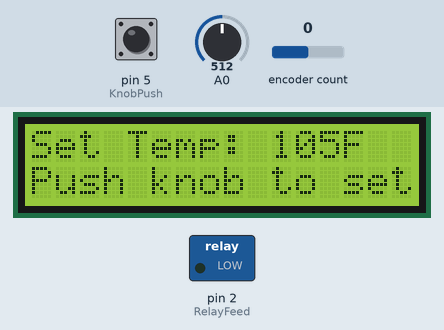
Simulated run of this sketch. Board: Arduino Uno, built with avr-gcc and run on an emulated ATmega328P. Shown: 16×2 character LCD, switched loads named in the sketch (green lamp = pin HIGH). Inputs (shaded band) come from the test bench; at power-on: encoder count 0, A0 = 512, pin 5 (KnobPush) LOW.

Above: at 1.2 s.
1.3 s: encoder count set to 1
At 2.1 s:
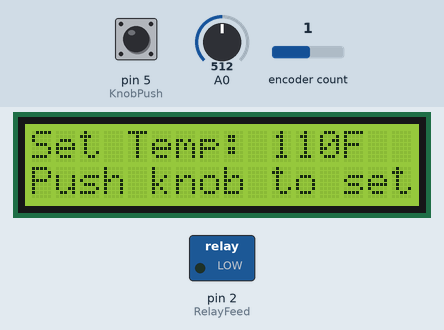
4.3 s: A0 set to 716
At 7.1 s:
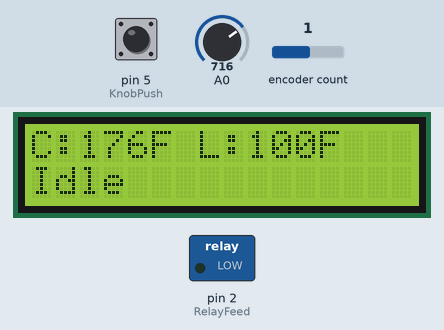
7.3 s: pin 5 (KnobPush) pulled HIGH for 0.15 s
At 8.5 s:
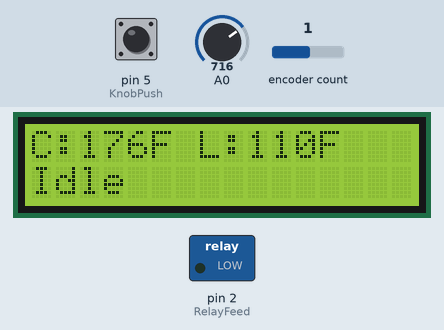
8.9 s: A0 set to 79
At 10.1 s:
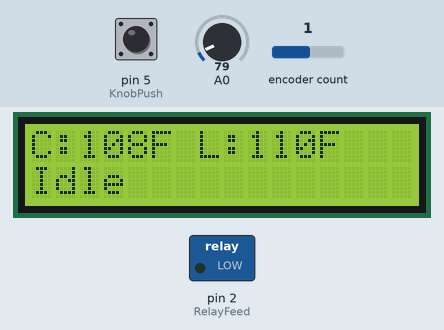
10.4 s: A0 set to 70
At 11.5 s:
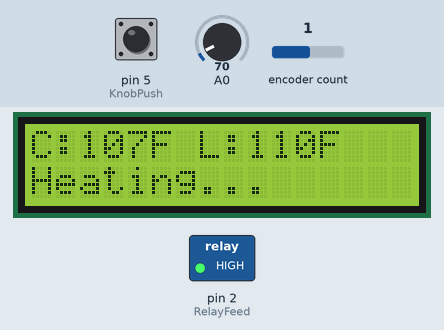
11.9 s: encoder count set to 2
At 12.7 s:
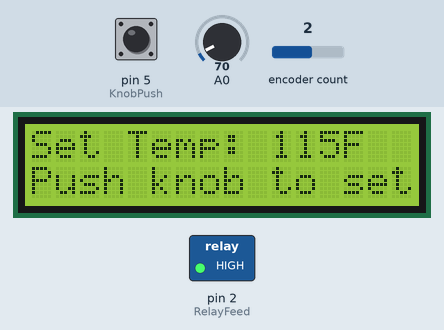
Timing chart, 0 to 14.9 s (numbered marks = the images above; inputs shaded):
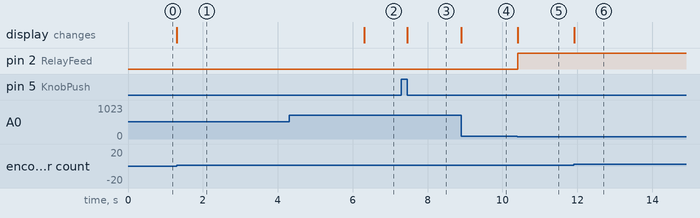

Measured:
- the behaviour switches between 75 and 74 on A0 (found by bisection; images 4 and 5)
- after the input at 1.3 s, the display: changes at once (image 1)
- after the input at 4.3 s, the display: changes after 2.0 s (image 2)
- after the input at 7.3 s, the display: changes after 0.15 s (image 3)
- after the input at 8.9 s, the display: changes at once (image 4)
- after the input at 10.4 s, pin 2 (RelayFeed): LOW → HIGH at once; the display: changes at once (image 5)
- after the input at 11.9 s, the display: changes at once (image 6)

The sketch:

sousviduino.ino
```cpp
#include <Encoder.h>
#include <LiquidCrystal.h>

Encoder SetKnob(3, 4);
long KnobPosition=-999;

int KnobPush=5;
int RelayFeed=2;
int SetTemperature=100;
int LockTemperature=100;
int SensedTemperature=150;
int Hysteresis=3;
int tmem=0;
unsigned long IdleTimer=0;

enum SystemState {
  COAST,
  HEATING,
  SET,
  LOCKED
} State;

LiquidCrystal lcd(12,11,7,8,9,10);

void setup() {
  // put your setup code here, to run once:
  Serial.begin(9600);
  pinMode(KnobPush, INPUT);
  pinMode(RelayFeed,OUTPUT);
  pinMode(A0, INPUT);
  lcd.begin(16,2);
  lcd.print("Sous-Viduino");
}

void loop() {

  int x = analogRead(A0);
  SensedTemperature=map(x,0,1024,100,210);
//  SensedTemperatureerature=x;


if (State != SET)
{
    if ((LockTemperature-Hysteresis)>=SensedTemperature && SensedTemperature>=(LockTemperature+Hysteresis) && tmem==1) {
      HeatingMode(true);
    }

     if (SensedTemperature<=LockTemperature-Hysteresis) {
      tmem=1;
      HeatingMode(true);
    }

     if (SensedTemperature>LockTemperature+Hysteresis) {
      tmem=0;
      HeatingMode(false);
    }
}

  long NewKnobPosition;
  NewKnobPosition = SetKnob.read();
   int pushButton=digitalRead(KnobPush);
   if (IdleTimer!=0)
   {
     if (millis()-IdleTimer>5000)
     {
       State=LOCKED;
       lcd.clear();
       IdleTimer=0;
     }
   }
   if (pushButton==HIGH) {
    LockTemperature=SetTemperature;
    do
    {
      pushButton=digitalRead(KnobPush);
    } while (pushButton==HIGH);
      State=LOCKED;
    IdleTimer=0;
    lcd.clear();
  }

  if (abs(NewKnobPosition-KnobPosition)>2) {
    IdleTimer=millis();
    State=SET;
    lcd.clear();
    if (NewKnobPosition > KnobPosition)
    {
      SetTemperature+=5;
    }
    else
    {
      SetTemperature-=5;
    }

    if (SetTemperature<100)
      SetTemperature=100;

    if (SetTemperature > 210)
      SetTemperature=210;
    KnobPosition = NewKnobPosition;
  }
  writelcd();
}

void writelcd()
{
  //1234567890123456
  //1234567890123456
  //C:XXXF S:XXXF
  //Set:XXXF
  //Idle         Confirm

  char stateline[20];
  char templine[20];

  switch(State)
  {
   case LOCKED:
   case COAST:
   {
     sprintf(templine,"C:%3.0dF L:%3.0dF", SensedTemperature, LockTemperature);
     sprintf(stateline,"Idle");
     break;
   }
   case HEATING:
   {
     sprintf(templine,"C:%3.0dF L:%3.0dF", SensedTemperature, LockTemperature);
     sprintf(stateline,"Heating...");
     break;
   }
   case SET:
   {
     sprintf(templine,"Set Temp: %3.0dF", SetTemperature);
     sprintf(stateline,"Push knob to set");
     break;
   }
  }
  lcd.setCursor(0,0);
  lcd.write(templine);
  lcd.setCursor(0,1);
  lcd.write(stateline);
}


void HeatingMode(bool status)
{
  if (status)
  {
    if (State!=HEATING)
    {
       State=HEATING;
      digitalWrite(RelayFeed,HIGH);
      lcd.clear();
    }
  }
  else
  {
    if (State !=COAST)
    {
      State=COAST;
      digitalWrite(RelayFeed,LOW);
      lcd.clear();
    }
  }
}
```
